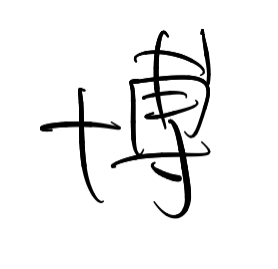
#> input picture train/IMG_0513.jpg, 278 x 269 px, given in place of 560.bmp, which was not available
$ python -i main.py   (imports and definitions only)   (older library calls are emulated)
#> lines starting #> are read from the running program, lines starting #| are printed output that depends on the picture; after the words box and inside, x2 and y2 are one past the last pixel; in counts of white or black regions, pixels touching at a corner belong together; pictures that were not available may be replaced by others from this repository, and a replacement may not be noted
import random
import numpy as np
import matplotlib.pyplot as plt
import pickle
import time
from PIL import Image

from BPNetwork import BPNetwork

HIDDEN_UNIT_NUM = 50


# [52 lines left out: function sinx, not called in this run]


def convert_to_bw(im, path):
    WHITE = 255
    BLACK = 0
    im = im.convert("L")
    im.save(path)
    im = im.point(lambda x: WHITE if x > 196 else BLACK)
    im = im.convert('1')
    im.save(path)
    return im


def character(path):
    # 产生训练数据集(600）
#> called with path = 'train/IMG_0513.jpg'
    training_inputs = np.empty([12 * 600, 28 * 28])
    training_outputs = np.empty([12 * 600, 12])
    count = 0
    for c in range(12):
        ns = np.random.randint(600, size=600)
        for n in ns:
            img = Image.open('train/' + str(c + 1) + '/' + str(n + 1) + '.bmp')
#> img is the input picture: PIL image 278x269 RGB; min 0, max 255, mean 239.5
            img = img.resize((28, 28) * Image.ANTIALIAS)
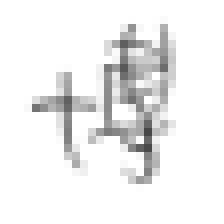
#> img: PIL image 28x28 RGB (shown 8 times larger); min 71, max 255, mean 238.8
            training_inputs[count] = np.resize(
                convert_to_bw(img, 'train_cache/' + str(c + 1) + '/' + str(n + 1) + '.bmp'),
                (28 * 28))
#> in convert_to_bw, `im = im.point(lambda x: WHITE if x > 196 else BLACK)`:
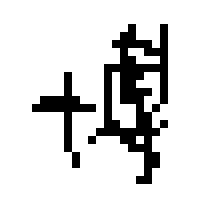
#> im: PIL image 28x28 L (shown 8 times larger); 87% white; black in thin lines or dots, all inside (x1, y1, x2, y2) = (4, 3, 21, 23)
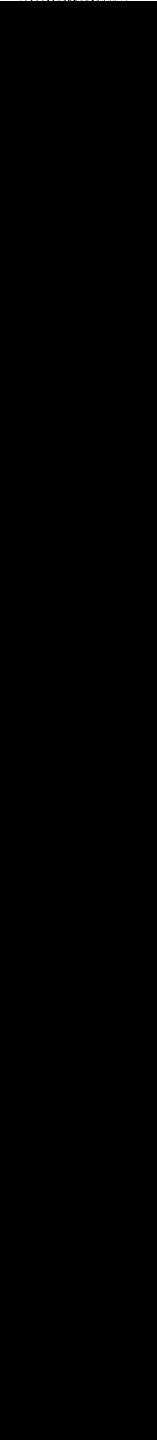
#> training_inputs: shape (7200, 784) float64 (shown at 1/5 size); values 0 (black) and 1 (white), 0.01% white in thin lines or dots, all inside (x1, y1, x2, y2) = (0, 0, 784, 1)
            output = np.zeros(12)
            output[c] = 1
            training_outputs[count] = output
            count += 1

    # 随机化训练数据
    ns = np.random.randint(12 * 600, size=12 * 600)
    randomized_training_inputs = np.empty([12 * 600, 28 * 28])
    randomized_training_outputs = np.empty([12 * 600, 12])
    randomized_count = 0
    for n in ns:
        randomized_training_inputs[randomized_count] = training_inputs[n]
        randomized_training_outputs[randomized_count] = training_outputs[n]
        randomized_count += 1

    # [12 lines of commented-out code are left out]

    test_inputs = np.empty([1, 28*28])
    test_outputs = np.empty([1])
    img = Image.open('train/IMG_0855.png')
    test_inputs[0] = np.resize(
        convert_to_bw(img, 'train_cache/IMG_0855.png'),
        (28 * 28))
    print(test_inputs[0])
    test_outputs[0] = 0

    # 准备网络参数、开始训练
    INPUT_NUM = 28 * 28
    OUTPUT_NUM = 12

    if path == '':
        # 随机生成
        hlw = []
        olw = []
        for i in range(HIDDEN_UNIT_NUM * INPUT_NUM):
            hlw.append((random.random() * 2 - 1) / 100)
        for j in range(HIDDEN_UNIT_NUM * OUTPUT_NUM):
            olw.append((random.random() * 2 - 1) / 100)

        hlb = -random.random() / 1
        olb = -random.random() / 1

        nn = BPNetwork(INPUT_NUM, [HIDDEN_UNIT_NUM], OUTPUT_NUM, hidden_layers_weights=[hlw], hidden_layers_bias=[hlb],
                       output_layer_weights=olw, output_layer_bias=olb, softmax_enabled=1)
    else:
        file1 = open(path, 'rb')
        nn = pickle.load(file1)

    # [24 lines of commented-out code are left out]

    output_list = np.array(nn.softmax_feed_forward(test_inputs[0])).tolist()
    print(output_list)
    max_index = output_list.index(max(output_list))
    print(max_index)

    # [10 lines of commented-out code are left out]


# [1 line not run here, left out]

#> (the run stopped early here; a loop or call above may not have finished)
